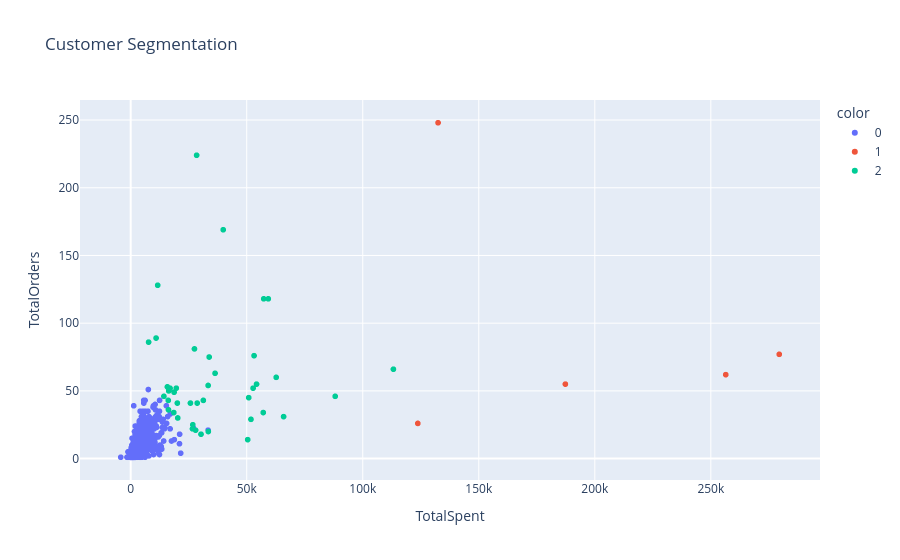

Source (notebook cell):
### Code cell
import plotly.express as px

fig = px.scatter(
    customer_data,
    x='TotalSpent',
    y='TotalOrders',
    color=customer_data['Cluster'].astype(str),
    title='Customer Segmentation'
)

fig.show()

### Figure 1 — Plotly figure (JSON) as saved in the notebook; plotly's stock layout.template omitted (floating-point values rounded to 4 significant figures; data arrays with more than 128 entries replaced by an {"elided": "..."} marker saying what was removed)
{"data": [{"hovertemplate": "color=0<br>TotalSpent=%{x}<br>TotalOrders=%{y}<extra></extra>", "legendgroup": "0", "marker": {"color": "#636efa", "symbol": "circle"}, "mode": "markers", "name": "0", "showlegend": true, "type": "scattergl", "x": {"elided": "4326 float values"}, "xaxis": "x", "y": {"elided": "4326 int values"}, "yaxis": "y"}, {"hovertemplate": "color=1<br>TotalSpent=%{x}<br>TotalOrders=%{y}<extra></extra>", "legendgroup": "1", "marker": {"color": "#EF553B", "symbol": "circle"}, "mode": "markers", "name": "1", "showlegend": true, "type": "scattergl", "x": [123700.0, 279500.0, 132500.0, 187300.0, 256400.0], "xaxis": "x", "y": [26, 77, 248, 55, 62], "yaxis": "y"}, {"hovertemplate": "color=2<br>TotalSpent=%{x}<br>TotalOrders=%{y}<extra></extra>", "legendgroup": "2", "marker": {"color": "#00cc96", "symbol": "circle"}, "mode": "markers", "name": "2", "showlegend": true, "type": "scattergl", "x": [18710.0, 28410.0, 16290.0, 16390.0, 33460.0, 10930.0, 27960.0, 57320.0, 28660.0, 27490.0, 62690.0, 16950.0, 25750.0, 36350.0, 50420.0, 57120.0, 113200.0, 50860.0, 7710.0, 11630.0, 19640.0, 54230.0, 18570.0, 15800.0, 59280.0, 51820.0, 33370.0, 53170.0, 14310.0, 26630.0, 33810.0, 65890.0, 20270.0, 31300.0, 30300.0, 88130.0, 20100.0, 16200.0, 39870.0, 26760.0, 52750.0], "xaxis": "x", "y": [49, 224, 36, 50, 20, 89, 21, 118, 41, 81, 60, 52, 41, 63, 14, 34, 66, 45, 86, 128, 52, 55, 34, 53, 118, 29, 54, 76, 46, 22, 75, 31, 30, 43, 18, 46, 41, 43, 169, 25, 52], "yaxis": "y"}], "layout": {"legend": {"title": {"text": "color"}, "tracegroupgap": 0}, "title": {"text": "Customer Segmentation"}, "xaxis": {"anchor": "y", "domain": [0, 1], "title": {"text": "TotalSpent"}}, "yaxis": {"anchor": "x", "domain": [0, 1], "title": {"text": "TotalOrders"}}}}
